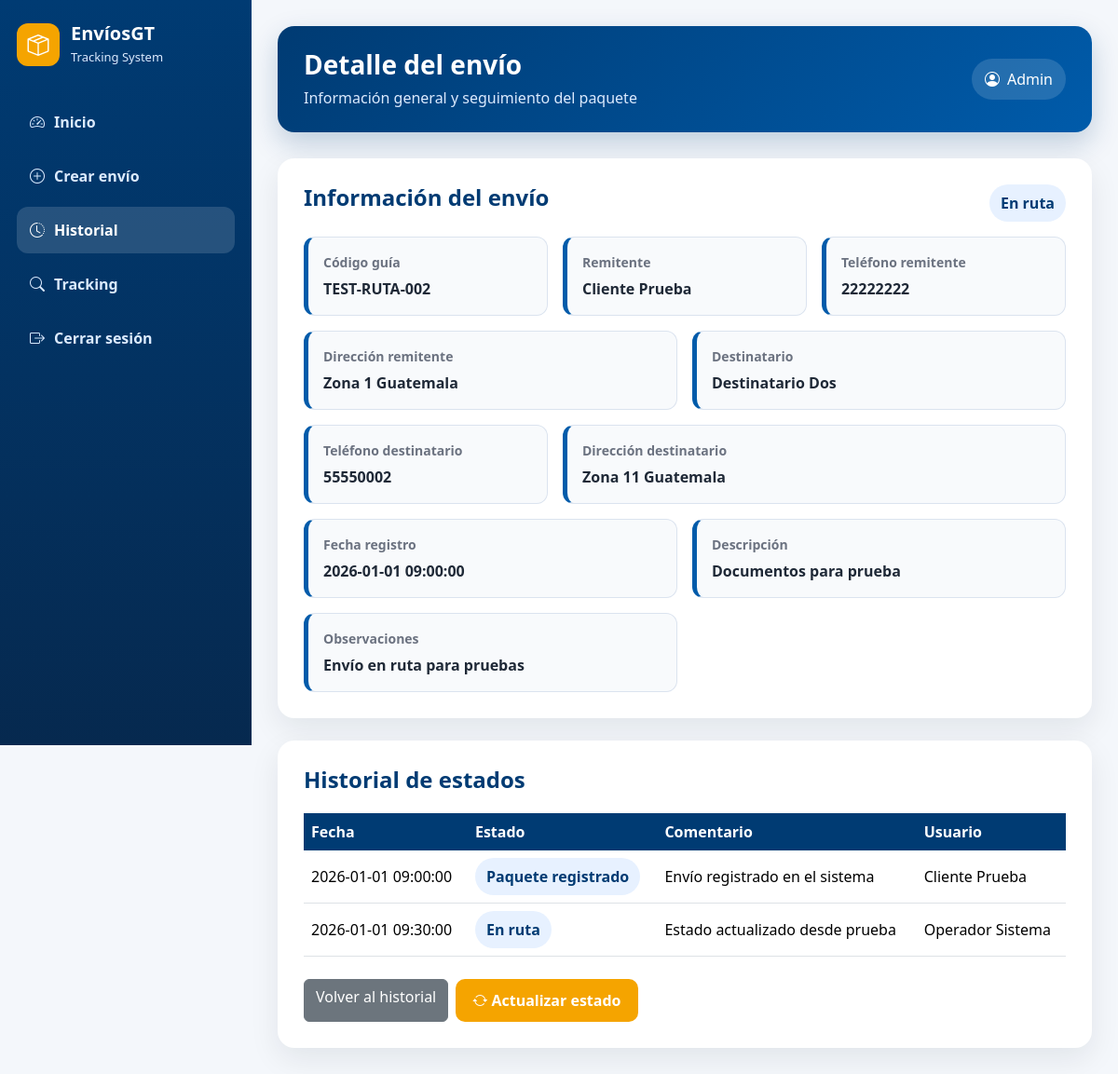
The page /detalle_envio.php?id=2 (signed in) on the database its author committed.
### tables this page shows
CREATE TABLE `envio` (
  `id_envio` INT NOT NULL AUTO_INCREMENT,
  `codigo_guia` VARCHAR(40) NOT NULL,
  `id_usuario_remitente` INT NOT NULL,
  `nombre_remitente` VARCHAR(150) NOT NULL,
  `telefono_remitente` VARCHAR(20) DEFAULT NULL,
  `direccion_remitente` VARCHAR(255) DEFAULT NULL,
  `nombre_destinatario` VARCHAR(100) NOT NULL,
  `telefono_destinatario` VARCHAR(20) NOT NULL,
  `direccion_destinatario` VARCHAR(255) NOT NULL,
  `descripcion_paquete` VARCHAR(255) NOT NULL,
  `peso` DECIMAL(10,2) NOT NULL DEFAULT 0.00,
  `es_fragil` TINYINT(1) NOT NULL DEFAULT 0,
  `tipo_paquete` VARCHAR(80) DEFAULT NULL,
  `fecha_registro` DATETIME NOT NULL DEFAULT CURRENT_TIMESTAMP,
  `estado_actual_id` INT NOT NULL,
  `observaciones` VARCHAR(255) DEFAULT NULL,
  `instrucciones_entrega` VARCHAR(255) DEFAULT NULL,
  PRIMARY KEY (`id_envio`),
  UNIQUE KEY `uk_envio_codigo_guia` (`codigo_guia`),
  KEY `idx_envio_usuario_remitente` (`id_usuario_remitente`),
  KEY `idx_envio_estado_actual` (`estado_actual_id`),
  CONSTRAINT `fk_envio_usuario`
    FOREIGN KEY (`id_usuario_remitente`) REFERENCES `usuario` (`id_usuario`),
  CONSTRAINT `fk_envio_estado_actual`
    FOREIGN KEY (`estado_actual_id`) REFERENCES `estado` (`id_estado`)
);

CREATE TABLE `estado` (
  `id_estado` INT NOT NULL AUTO_INCREMENT,
  `nombre_estado` VARCHAR(100) NOT NULL,
  `descripcion` VARCHAR(255) DEFAULT NULL,
  `orden_estado` INT NOT NULL,
  `es_final` TINYINT(1) NOT NULL DEFAULT 0,
  PRIMARY KEY (`id_estado`),
  UNIQUE KEY `uk_estado_nombre` (`nombre_estado`)
);

CREATE TABLE `historia_estado` (
  `id_historial` INT NOT NULL AUTO_INCREMENT,
  `id_envio` INT NOT NULL,
  `id_estado` INT NOT NULL,
  `id_usuario` INT NOT NULL,
  `fecha_hora` DATETIME NOT NULL DEFAULT CURRENT_TIMESTAMP,
  `comentario` VARCHAR(255) DEFAULT NULL,
  PRIMARY KEY (`id_historial`),
  KEY `idx_historial_envio` (`id_envio`),
  KEY `idx_historial_estado` (`id_estado`),
  KEY `idx_historial_usuario` (`id_usuario`),
  CONSTRAINT `fk_historial_envio`
    FOREIGN KEY (`id_envio`) REFERENCES `envio` (`id_envio`) ON DELETE CASCADE,
  CONSTRAINT `fk_historial_estado`
    FOREIGN KEY (`id_estado`) REFERENCES `estado` (`id_estado`),
  CONSTRAINT `fk_historial_usuario`
    FOREIGN KEY (`id_usuario`) REFERENCES `usuario` (`id_usuario`)
);

CREATE TABLE `usuario` (
  `id_usuario` INT NOT NULL AUTO_INCREMENT,
  `id_rol` INT NOT NULL,
  `nombres` VARCHAR(100) NOT NULL,
  `apellidos` VARCHAR(100) NOT NULL,
  `correo` VARCHAR(120) NOT NULL,
  `password_hash` VARCHAR(255) NOT NULL,
  `telefono` VARCHAR(20) DEFAULT NULL,
  `direccion` VARCHAR(255) DEFAULT NULL,
  `estado` VARCHAR(20) NOT NULL DEFAULT 'activo',
  PRIMARY KEY (`id_usuario`),
  UNIQUE KEY `uk_usuario_correo` (`correo`),
  KEY `idx_usuario_rol` (`id_rol`),
  CONSTRAINT `fk_usuario_rol`
    FOREIGN KEY (`id_rol`) REFERENCES `rol` (`id_rol`)
);

### includes/funciones.php (called while the page is built, shortened)
<?php
function e($valor) {
    return htmlspecialchars((string)$valor, ENT_QUOTES, 'UTF-8');
}

### detalle_envio.php (the view, shortened to what this page needs)
<?php
require_once 'includes/funciones.php';
require_once 'config/conexion.php';
$idUsuario = (int)($_SESSION['id_usuario'] ?? 0);
$rol = $_SESSION['rol'] ?? '';
$puedeActualizarEstado = in_array($rol, ['Administrador', 'Operador'], true);
$idEnvio = intval($_GET['id'] ?? 0);
$sqlEnvio = "SELECT
                e.*,
                es.nombre_estado,
                u.nombres AS usuario_creador_nombres,
                u.apellidos AS usuario_creador_apellidos
            FROM envio e
            INNER JOIN estado es
                ON e.estado_actual_id = es.id_estado
            INNER JOIN usuario u
                ON e.id_usuario_remitente = u.id_usuario
            WHERE e.id_envio = :id
              AND (
                    e.id_usuario_remitente = :usuario
                    OR :rol IN ('Administrador', 'Operador')
              )";
$stmt = $conexion->prepare($sqlEnvio);
$stmt->bindValue(':id', $idEnvio, PDO::PARAM_INT);
$stmt->bindValue(':usuario', $idUsuario, PDO::PARAM_INT);
$stmt->bindValue(':rol', $rol);
$stmt->execute();
$envio = $stmt->fetch();
$nombreRemitente = $envio['nombre_remitente'] ?: trim($envio['usuario_creador_nombres'] . ' ' . $envio['usuario_creador_apellidos']);
$sqlHist = "SELECT h.fecha_hora, es.nombre_estado, h.comentario, u.nombres, u.apellidos
            FROM historia_estado h
            INNER JOIN estado es ON h.id_estado = es.id_estado
            INNER JOIN usuario u ON h.id_usuario = u.id_usuario
            WHERE h.id_envio = :id
            ORDER BY h.fecha_hora ASC";
$stmtHist = $conexion->prepare($sqlHist);
$stmtHist->bindValue(':id', $idEnvio, PDO::PARAM_INT);
$stmtHist->execute();
$historial = $stmtHist->fetchAll();
include 'includes/header.php';
?>
<div class="app-card">
    <div class="d-flex justify-content-between flex-wrap gap-2 mb-3">
        <h4 class="card-title mb-0">Información del envío</h4>
        <span class="badge-status"><?php echo e($envio['nombre_estado']); ?></span>
    </div>
    <div class="row g-3">
        <div class="col-md-4">
            <div class="info-box">
                <small>Código guía</small>
                <strong><?php echo e($envio['codigo_guia']); ?></strong>
            </div>
        </div>
        <div class="col-md-4">
            <div class="info-box">
                <small>Remitente</small>
                <strong><?php echo e($nombreRemitente); ?></strong>
            </div>
        </div>
        <div class="col-md-4">
            <div class="info-box">
                <small>Teléfono remitente</small>
                <strong><?php echo e($envio['telefono_remitente'] ?: 'No registrado'); ?></strong>
            </div>
        </div>
        <div class="col-md-6">
            <div class="info-box">
                <small>Dirección remitente</small>
                <strong><?php echo e($envio['direccion_remitente'] ?: 'No registrada'); ?></strong>
            </div>
        </div>
        <div class="col-md-6">
            <div class="info-box">
                <small>Destinatario</small>
                <strong><?php echo e($envio['nombre_destinatario']); ?></strong>
            </div>
        </div>
        <div class="col-md-4">
            <div class="info-box">
                <small>Teléfono destinatario</small>
                <strong><?php echo e($envio['telefono_destinatario']); ?></strong>
            </div>
        </div>
        <div class="col-md-8">
            <div class="info-box">
                <small>Dirección destinatario</small>
                <strong><?php echo e($envio['direccion_destinatario']); ?></strong>
            </div>
        </div>
        <div class="col-md-6">
            <div class="info-box">
                <small>Fecha registro</small>
                <strong><?php echo e($envio['fecha_registro']); ?></strong>
            </div>
        </div>
        <div class="col-md-6">
            <div class="info-box">
                <small>Descripción</small>
                <strong><?php echo e($envio['descripcion_paquete']); ?></strong>
            </div>
        </div>
        <div class="col-md-6">
            <div class="info-box">
                <small>Observaciones</small>
                <strong><?php echo e($envio['observaciones'] ?: 'Sin observaciones'); ?></strong>
            </div>
        </div>
    </div>
</div>
<div class="app-card table-card">
    <h4 class="card-title">Historial de estados</h4>
    <table class="table table-hover align-middle">
        <thead>
            <tr>
                <th>Fecha</th>
                <th>Estado</th>
                <th>Comentario</th>
                <th>Usuario</th>
            </tr>
        </thead>
        <tbody>
            <?php foreach ($historial as $item): ?>
                <tr>
                    <td><?php echo e($item['fecha_hora']); ?></td>
                    <td><span class="badge-status"><?php echo e($item['nombre_estado']); ?></span></td>
                    <td><?php echo e($item['comentario']); ?></td>
                    <td><?php echo e($item['nombres'] . ' ' . $item['apellidos']); ?></td>
                </tr>
            <?php endforeach; ?>
        </tbody>
    </table>
    <div class="mt-4 d-flex gap-2 flex-wrap">
        <a class="btn btn-secondary" href="historial_envios.php">Volver al historial</a>
        <?php if ($puedeActualizarEstado): ?>
            <a class="btn btn-bi" href="actualizar_estado.php?id=<?php echo e($envio['id_envio']); ?>">
                <i class="bi bi-arrow-repeat"></i> Actualizar estado
            </a>
        <?php endif; ?>
    </div>
</div>
<?php include 'includes/footer.php'; ?>

### css/app.css (style rules this page uses)
:root { --bi-blue:#003b73; --bi-blue-2:#005baa; --bi-gold:#f5a400; --bi-gold-dark:#d98f00; --bg:#f4f7fb; --card:#ffffff; --text:#1f2937; --muted:#6b7280; --border:#dbe3ef; --success:#198754; --danger:#dc3545; }
* { box-sizing:border-box }
body { margin:0;background:var(--bg);font-family:"Segoe UI",Arial,sans-serif;color:var(--text) }
a { text-decoration:none }
.app-card { background:var(--card);border-radius:18px;padding:28px;box-shadow:0 12px 32px rgba(15,23,42,.08);margin-bottom:24px }
.card-title { color:var(--bi-blue);font-weight:800;margin-bottom:22px }
.btn-bi { background:var(--bi-gold);border:none;color:white;font-weight:800;border-radius:10px;padding:11px 18px }
.table-card { overflow-x:auto }
.table { margin-bottom:0 }
.table thead th { background:var(--bi-blue);color:white;border:none;white-space:nowrap }
.table td { vertical-align:middle }
.badge-status { display:inline-block;padding:8px 12px;border-radius:999px;background:#e7f1ff;color:var(--bi-blue);font-weight:800 }
.info-box { background:#f8fafc;border:1px solid var(--border);border-left:5px solid var(--bi-blue-2);padding:16px;border-radius:12px;height:100% }
.info-box small { display:block;color:var(--muted);font-weight:700;margin-bottom:6px }
.info-box strong { color:var(--text) }

### rows shown on the page
envio: estado_actual.nombre_estado "En ruta", codigo_guia "TEST-RUTA-002", nombre_remitente "Cliente Prueba", telefono_remitente "22222222", direccion_remitente "Zona 1 Guatemala", nombre_destinatario "Destinatario Dos", telefono_destinatario "55550002", direccion_destinatario "Zona 11 Guatemala", fecha_registro "2026-01-01 09:00:00", descripcion_paquete "Documentos para prueba", observaciones "Envío en ruta para pruebas"
historia_estado: fecha_hora "2026-01-01 09:00:00", id_estado.nombre_estado "Paquete registrado", comentario "Envío registrado en el sistema", id_usuario.apellidos "Cliente Prueba"
historia_estado: fecha_hora "2026-01-01 09:30:00", id_estado.nombre_estado "En ruta", comentario "Estado actualizado desde prueba", id_usuario.apellidos "Operador Sistema"

### other values the page prints
$tituloPagina "Detalle del envío"
$subtituloPagina "Información general y seguimiento del paquete"
$_SESSION['nombre'] "Admin"
